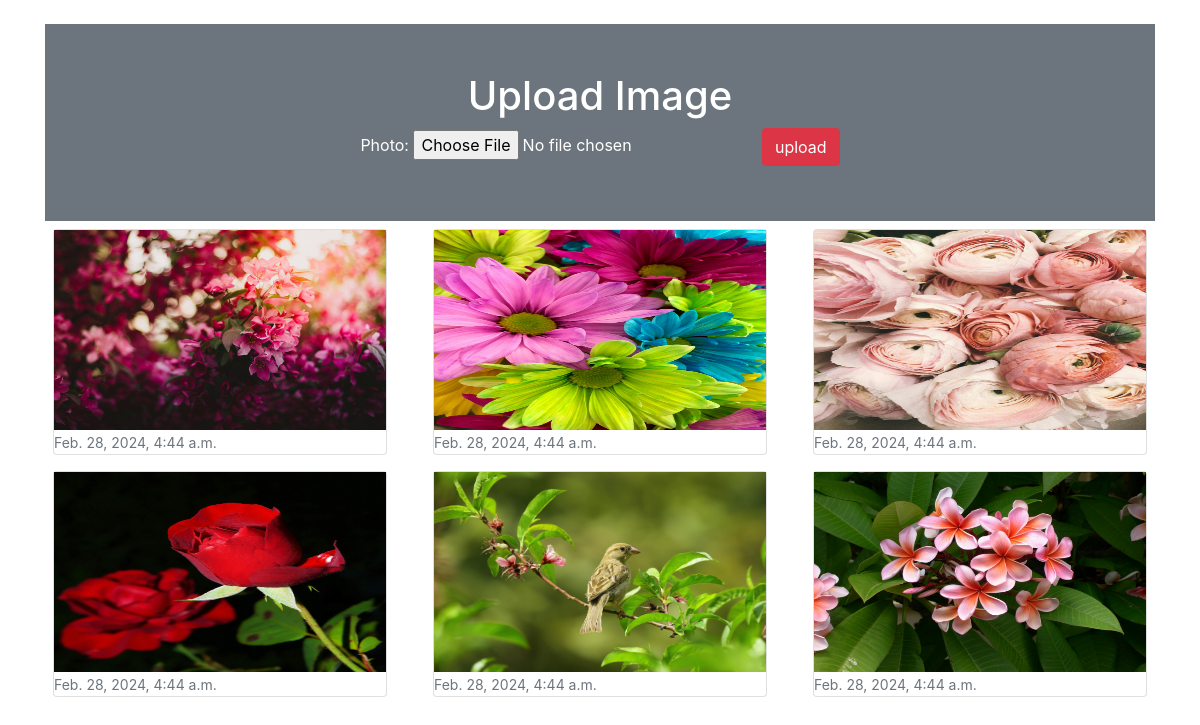
The page / on the database its author committed.
### myapp/models.py (models this page shows)
class Image(models.Model):
    photo=models.ImageField(upload_to="images")
    date=models.DateTimeField(auto_now_add=True)

### myapp/views.py (the view)
# urls.py: path('',views.home),
def home(request):
    if request.method=='POST':
        form=ImageForm(request.POST,request.FILES)
        if form.is_valid():
            form.save()
    img=Image.objects.all()
    form=ImageForm()
    return render(request,'home.html',{'form':form ,'img':img})

### myapp/forms.py
class ImageForm(forms.ModelForm):
    class Meta:
        model=Image
        fields='__all__'

### templates/home.html (shortened to what this page needs)
<!doctype html>
<html lang="en">
  <head>
    <link rel="stylesheet" href="https://cdn.jsdelivr.net/npm/bootstrap@4.6.2/dist/css/bootstrap.min.css">
  </head>
  <body>
    <div class='container mt-4'>
        <div class='p-5 bg-secondary text-center text-white'>
           <h1>Upload Image</h1>
            <form action=""method="Post" colspan='2' enctype="multipart/form-data"> {% csrf_token %}
                <label>{{form}}</label>
                <input type="submit" class='btn btn-danger' value='upload'>
               </form>
        </div>
        <div class='row'>
          {% for x in img %}
            <div class='col-md-4'>
              <div class='card m-2'>
                <img src="{{x.photo.url}}" height='200px'>
                <div>
                  <small class='text-muted'>{{x.date}}</small>
                </div>
              </div>
            </div>
          {% endfor %}
        </div>
    </div>
  </body>
</html>

### rows shown on the page
Image: photo (picture), date "Feb. 28, 2024, 4:44 a.m."
Image: photo (picture), date "Feb. 28, 2024, 4:44 a.m."
Image: photo (picture), date "Feb. 28, 2024, 4:44 a.m."
Image: photo (picture), date "Feb. 28, 2024, 4:44 a.m."
Image: photo (picture), date "Feb. 28, 2024, 4:44 a.m."
Image: photo (picture), date "Feb. 28, 2024, 4:44 a.m."
